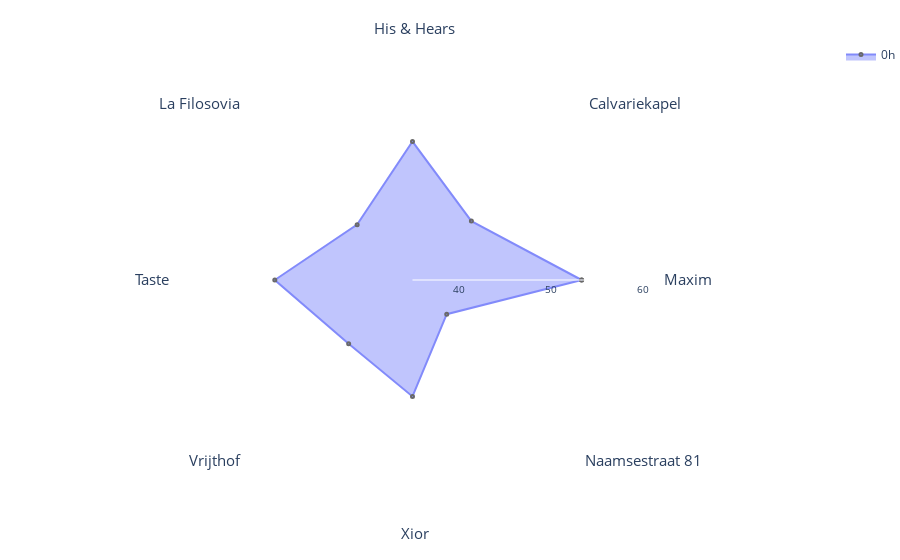

The notebook cell saved with this chart:
### Code cell
data_hour_2 = hourly_mean_data[hourly_mean_data['hour'] == 2]
data_hour_2_sorted = data_hour_2.sort_values('description')

# Create a new DataFrame with the first row duplicated (so that the line connecting the last and first point isn't thinner than the other ones)
first_row = data_hour_2_sorted.iloc[[0]]
data_hour_2_sorted_closed = pd.concat([data_hour_2_sorted, first_row], ignore_index=True)

fig = go.Figure()

fig.add_trace(go.Scatterpolar(
    r=data_hour_2_sorted_closed['lamax'],  # Use maximal noise
    theta=data_hour_2_sorted_closed['description'],
    fill='toself',
    name='2h',
    opacity=0.8,
    marker_line_width=2,
    marker_size=3,
    hoverlabel=dict(namelength=0),
    hovertemplate='Maximal noise: %{r:.2f} dB(A)' 
))

# layout stays the same
fig.update_layout(
    margin=dict(l=0, r=0, t=40, b=40),
    polar=dict(
        radialaxis=dict(
            visible=True,
            range=[35, 61],
            tickmode='array',
            tickvals=[35, 40, 45, 50, 55, 60],
            ticktext=['', '40', '', '50', '', '60'],
            gridcolor='lightgrey',
            gridwidth=0.01,
            tickfont=dict(size=10)
        ),
        angularaxis=dict(
            tickfont=dict(size=15)  # Increase the font size of the locations
        ),
        bgcolor='white'
    ),
    plot_bgcolor='white',
    showlegend=True
)

fig.show()

### Figure 1 — Plotly figure (JSON) as saved in the notebook; plotly's stock layout.template omitted (floating-point values rounded to 4 significant figures)
{"data": [{"fill": "toself", "hoverlabel": {"namelength": 0}, "hovertemplate": "Maximal noise: %{r:.2f} dB(A)", "marker": {"line": {"width": 2}, "size": 3}, "name": "0h", "opacity": 0.8, "r": [53.32, 44.02, 50.0, 43.48, 49.92, 44.78, 47.61, 40.24, 53.32], "theta": ["  Maxim", " Calvariekapel ", " His & Hears", " La Filosovia", " Taste", " Vrijthof", " Xior", "Naamsestraat 81", "  Maxim"], "type": "scatterpolar"}], "layout": {"margin": {"b": 40, "l": 0, "r": 0, "t": 40}, "plot_bgcolor": "white", "polar": {"angularaxis": {"tickfont": {"size": 15}}, "bgcolor": "white", "radialaxis": {"gridcolor": "lightgrey", "gridwidth": 0.01, "range": [35, 61], "tickfont": {"size": 10}, "tickmode": "array", "ticktext": ["", "40", "", "50", "", "60"], "tickvals": [35, 40, 45, 50, 55, 60], "visible": true}}, "showlegend": true}}
